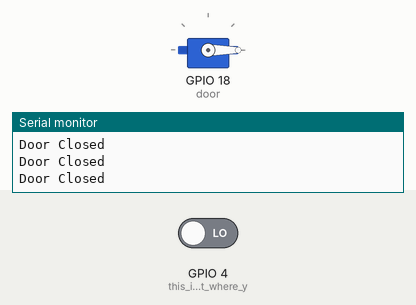
The sketch below on a simulated ESP32. Shown: servo, the last lines printed to the serial monitor. The test bench sets the inputs (shaded band); at power-on: GPIO 4 (this_is_the_point_where_y) LOW.

Above: at 4.8 s.
4.9 s: GPIO 4 (this_is_the_point_where_y) driven HIGH
At 6.4 s:
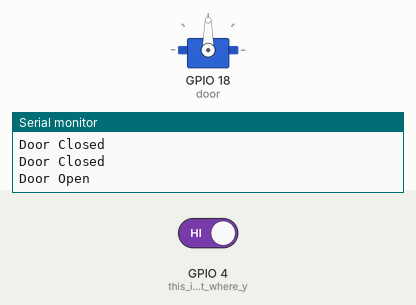
7.6 s: GPIO 4 (this_is_the_point_where_y) driven LOW
At 9.1 s:
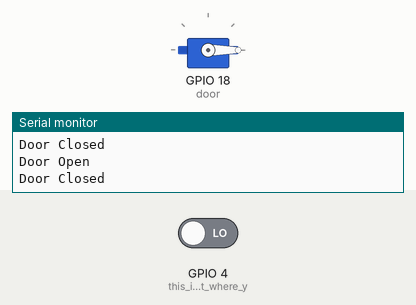
Timing chart, 0 to 10.6 s (numbered marks = the images above; inputs shaded):
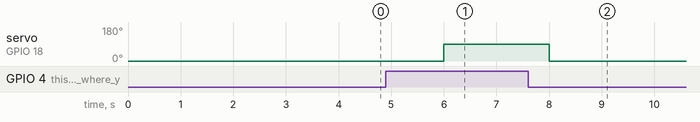

The sketch:

servo_motor.ino
```cpp
#include <ESP32Servo.h>

Servo door;//*creates the object like the int age,float temp and servo=data type ,door is te name


void setup() {

  Serial.begin(115200);

  pinMode(4, INPUT);//this is the point where you will connect the button for operating

  door.attach(18);//this means the sservo motor is connected to GPIO 18

  door.write(0);//intilazethe door sholud be at 0 degree

  Serial.println("Smart Door System Started");
}

void loop() {

  int buttonState = digitalRead(4);//its gets the inpt from the button

  if (buttonState == HIGH) {

    door.write(90);//rotates the door by the 90 degree

    Serial.println("Door Open");

    delay(2000);
  }

  else {

    door.write(0);

    Serial.println("Door Closed");//see downside threre are some important points regading connection

    delay(2000);
  }
}
//*some Important points:
// *BUtton in the WOKWI initial it is in 0 state to make it into 1 state long hold the button
//* button has 4 pins left and right pins 1.1L and 1.2L these two are the left pins both are saame only the second one is a duplicate of first one
 // 2.1R and 2.2R are the right pins
//*while connecting the buttons make sure that you connect alternately means one pin from left and another from the right*\
```

Measured:
- after the input at 4.9 s, servo on GPIO 18 (door): 0° → 90° after 1.1 s
- after the input at 7.6 s, servo on GPIO 18 (door): 90° → 0° after 0.40 s
